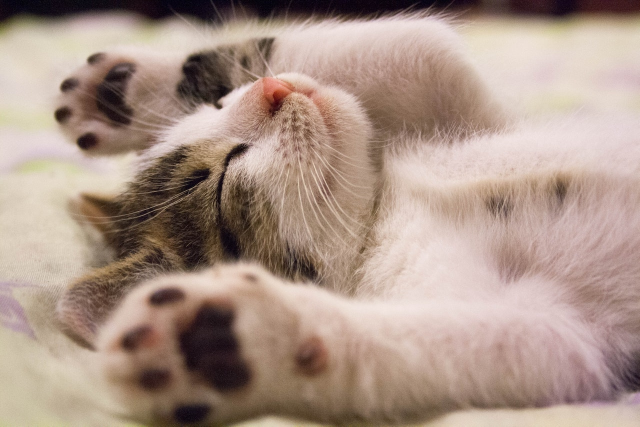
//> input picture course_cpp_ternsorrt/course5_opencv/3.img_operation/media/cat.jpg, 1280 x 853 px (shown at 1/2 size)
$ ./3.shape_adjust   (built with g++ and OpenCV 4)
//> lines starting //> are read from the running program, lines starting //| are printed output that depends on the picture
// 形状调整
#include "opencv2/opencv.hpp"
#include <iostream>
#include <vector>

int main()
{
    cv::Mat cat_img = cv::imread("./media/cat.jpg");
//> cat_img is the input picture: 853 rows x 1280 cols, CV_8UC3; mean B, G, R 136.4, 148.7, 170.9

    // ==== resize ===
    cv::Mat cat_resize;
    cv::resize(cat_img, cat_resize, cv::Size(320, 240));
    cv::imwrite("./output/3.cat_resize.jpg", cat_resize);
    // ======== copy ========
    cv::Mat copy;
    cat_img.copyTo(copy);
    cv::imwrite("./output/3.copy.jpg", copy);

    // ======== ROI裁剪 ========
    cv::Rect rect(100, 100, 200, 100); // x, y, width, height
    cv::Mat roi = cat_img(rect);
    cv::imwrite("./output/3.roi.jpg", roi);

    // ======== 拼接 ========
    cv::Mat dog_img = cv::imread("./media/dog.jpg");
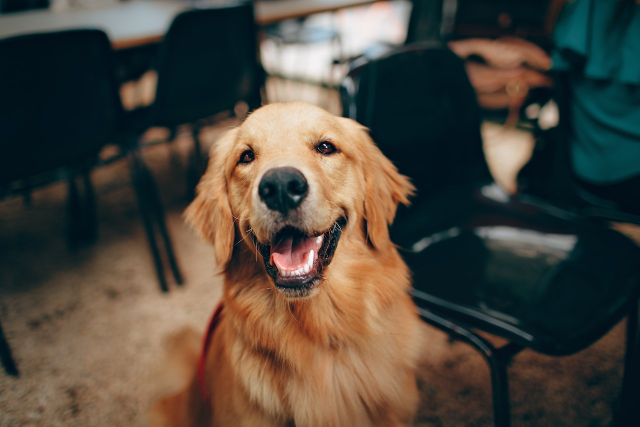
//> input picture course_cpp_ternsorrt/course5_opencv/3.img_operation/media/dog.jpg, 1279 x 853 px (shown at 1/2 size)
//> dog_img is the input picture: 853 rows x 1279 cols, CV_8UC3; mean B, G, R 62.4, 72, 77.7
    cv::Mat dog_resize;
    cv::resize(dog_img, dog_resize, cv::Size(320, 240));
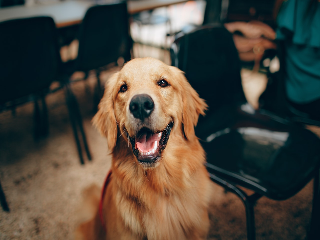
//> dog_resize: 240 rows x 320 cols, CV_8UC3; mean B, G, R 62.3, 72, 77.6

    // 水平cat, row - hight一致
    cv::Mat hcnt_img;
    cv::hconcat(cat_resize, dog_resize, hcnt_img);
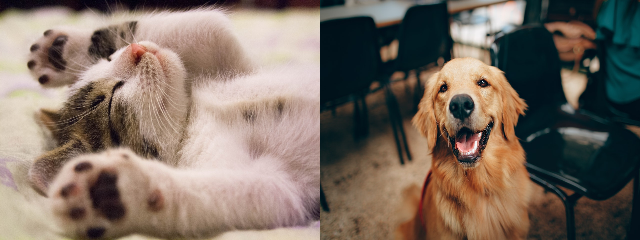
//> hcnt_img: 240 rows x 640 cols, CV_8UC3; mean B, G, R 99.2, 110.3, 124.2
    cv::imwrite("./output/3.hconcat.jpg", hcnt_img);

    // 或者以vector方式
    std::vector<cv::Mat> imgs {dog_resize, cat_resize, dog_resize, cat_resize};
    cv::Mat hcnt_img2;
    cv::hconcat(imgs, hcnt_img2);
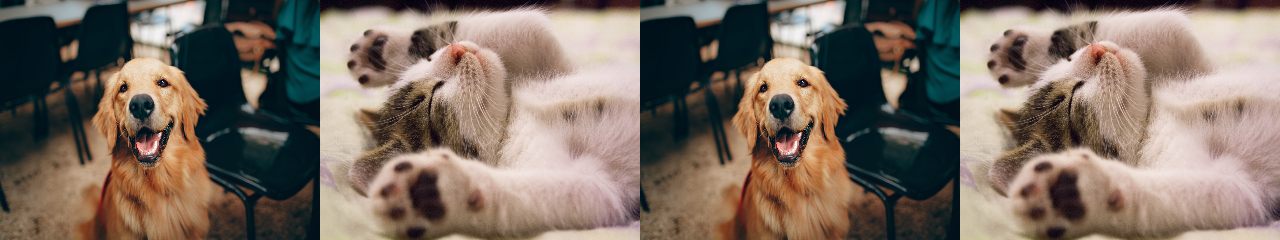
//> hcnt_img2: 240 rows x 1280 cols, CV_8UC3; mean B, G, R 99.2, 110.3, 124.2
    cv::imwrite("./output/3.hconcat2.jpg", hcnt_img2);

    // 数组方式
    cv::Mat imgs_arr[] = {dog_resize, cat_resize, dog_resize, cat_resize};
    cv::Mat hconcat_img3;
    cv::hconcat(imgs_arr, 4, hconcat_img3); // 4是数组长度
    cv::imwrite("./output/3.hconcat3.jpg", hconcat_img3);

    // 垂直拼接，需要保证两张图片的宽度（cols）一致
    cv::Mat vconcat_img;
    cv::vconcat(cat_resize, dog_resize, vconcat_img);
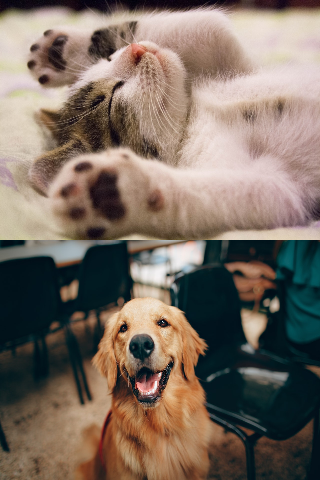
//> vconcat_img: 480 rows x 320 cols, CV_8UC3; mean B, G, R 99.2, 110.3, 124.2
    cv::imwrite("./output/3.vconcat.jpg", vconcat_img);

    // ======== 翻转 ========
    cv::Mat flip;
    // 三个参数分别是输入图像、输出图像、翻转方向
    // 1-水平翻转 0-垂直翻转 -1 水平垂直翻转
    cv::flip(cat_img, flip, 1);
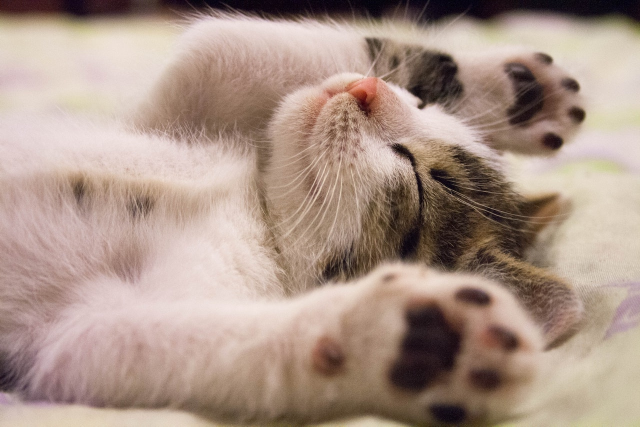
//> flip: 853 rows x 1280 cols, CV_8UC3 (shown at 1/2 size); mean B, G, R 136.4, 148.7, 170.9
    cv::imwrite("./output/3.flip.jpg", flip);

    // ======== 旋转 ========
    cv::Mat rotate;
    cv::rotate(cat_img, rotate, cv::ROTATE_90_CLOCKWISE); // 顺时针旋转90度
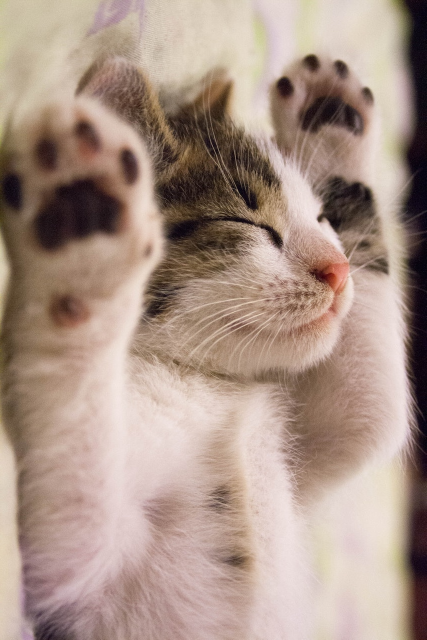
//> rotate: 1280 rows x 853 cols, CV_8UC3 (shown at 1/2 size); mean B, G, R 136.4, 148.7, 170.9
    cv::imwrite("./output/3.rotate.jpg", rotate);

    return 0;
}
